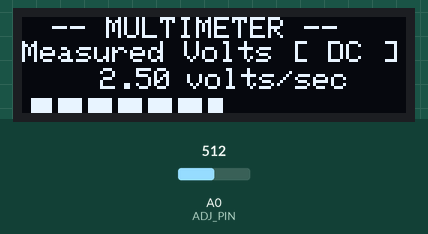
This sketch was run on a simulated Arduino Uno, built with avr-gcc and run on an emulated ATmega328P. On the bench: 128×32 one-colour display. The inputs (shaded band) are chosen by the test bench; at power-on: A0 (ADJ_PIN) = 512.

Above: at 2.2 s.
2.3 s: A0 (ADJ_PIN) set to 716
At 3.0 s:
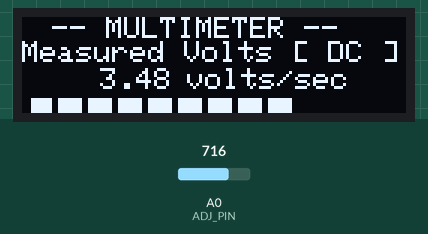
3.8 s: A0 (ADJ_PIN) set to 900
At 5.0 s:
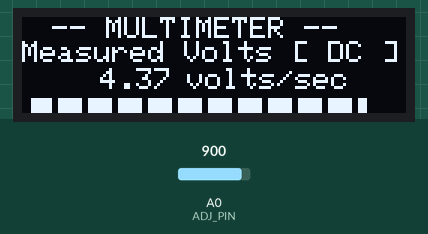
5.3 s: A0 (ADJ_PIN) set to 1023
At 6.2 s:
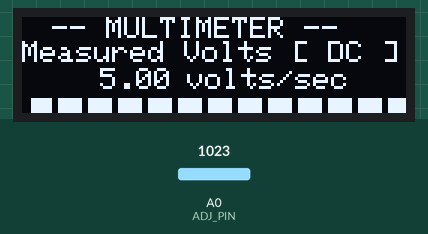
Timing chart, 0 to 8.3 s (numbered marks = the images above; inputs shaded):
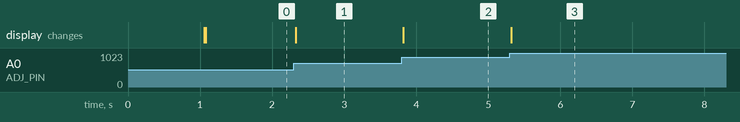

The sketch:

bargraph.ino
```cpp
/*
  Modified by Abhinaba according to small display resolution.
  The purpose of this program is to test and demonstrate the display performance of the 128 x 64 display

  Code will be used to display a bar graph from measured input voltage .
  Pin connections
  Arduino   device
  A0    Voltage read (5K pot across +5, and ground)
  A4    SDA (if no SDA pin)
  A5    SCL (if not SCL pin)
  SDA   SDA
  SLC   SLC
*/

#include <SPI.h>
#include <Wire.h>

#include <Adafruit_SSD1306.h>

#define OLED_RESET 4
# define ADJ_PIN A0
Adafruit_SSD1306 Display(OLED_RESET);

int r = 0;
int i = 0;

void setup()   {


  Display.begin(SSD1306_SWITCHCAPVCC, 0x3C);  // initialize with the I2C addr 0x3C (for the 128x32)

  // i'll follow the license agreement and display the Adafruit logo
  // and since they were nice enough to supply the libraries
  Display.clearDisplay();
  Display.display();
  delay (1000);

  DrawTitles();

}


void loop() {

  // get some dummy data to display


  // r = rand() / 220;
  r = analogRead(ADJ_PIN);
  r = r / 7.98;

  Display.setTextSize(1);
  // note set the background color or the old text will still display
  Display.setTextColor(WHITE, BLACK);
  Display.setCursor(20, 17);
  Display.println(Format(r * 7.99 / 204.6, 3, 2));
  Display.setCursor(55, 17);
  Display.println("volts/sec");

  //draw the bar graph
  Display.fillRect(r, 27, 10 - r, 10, BLACK);
  Display.fillRect(3, 27, r, 10, WHITE);

  for (i = 1; i < 13; i++) {
    Display.fillRect(i * 10, 25, 2, 10, BLACK);
  }

  // now that the display is build, display it...
  Display.display();


}


void DrawTitles(void) {

  Display.setTextSize(1);
  Display.setTextColor(WHITE);
  Display.setCursor(10, 0);
  Display.println("-- MULTIMETER --");

  Display.setTextSize(1);
  Display.setTextColor(WHITE);
  Display.setCursor(0, 8);
  Display.println("Measured Volts [ DC ]");
  //Display.println("Random number");
  Display.display();

}


String Format(double val, int dec, int dig ) {

  // this is my simple way of formatting a number
  // data = Format(number, digits, decimals) when needed

  int addpad = 0;
  char sbuf[20];
  String fdata = (dtostrf(val, dec, dig, sbuf));
  int slen = fdata.length();
  for ( addpad = 1; addpad <= dec + dig - slen; addpad++) {
    fdata = " " + fdata;
  }
  return (fdata);

}
```

Measured:
- after the input at 2.3 s, the display: changes at once (image 1)
- after the input at 3.8 s, the display: changes at once (image 2)
- after the input at 5.3 s, the display: changes at once (image 3)
